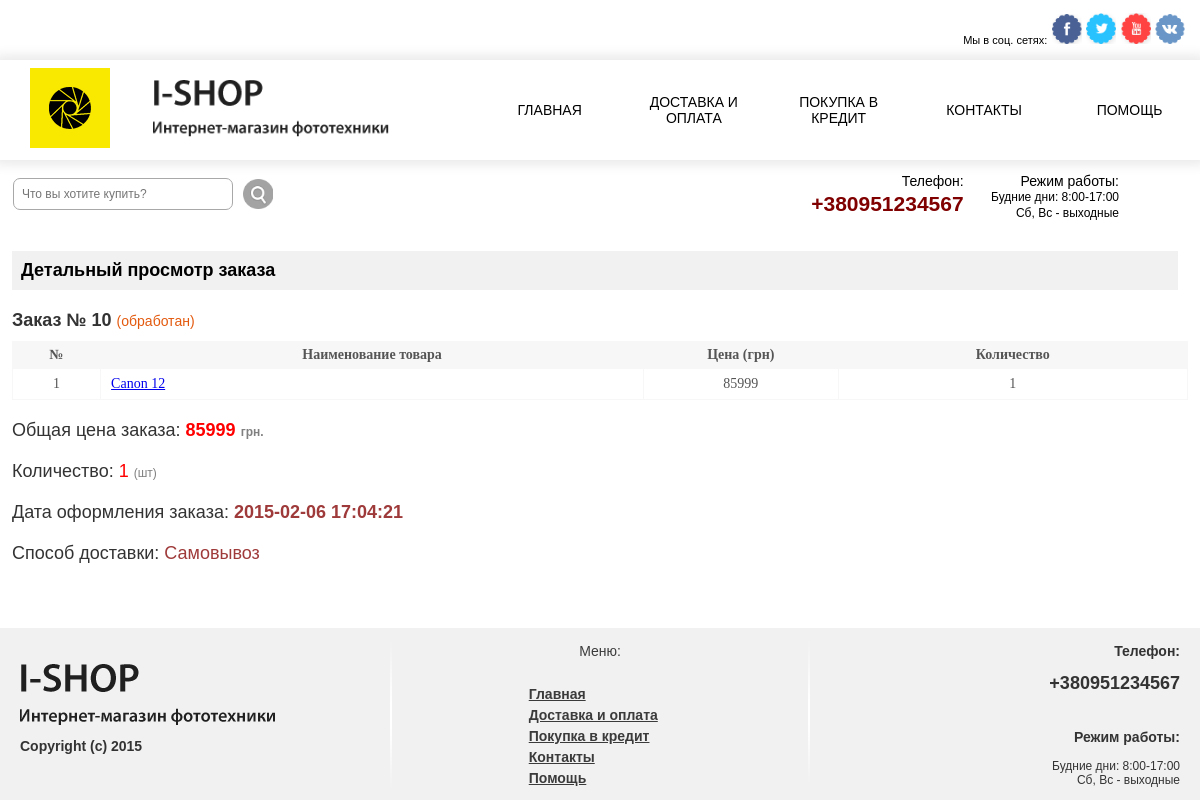
Page /?view=user_order&order_id=10 (signed in) on the committed database.
### tables this page shows
CREATE TABLE IF NOT EXISTS `page` (
  `page_id` tinyint(3) unsigned NOT NULL AUTO_INCREMENT,
  `title` varchar(255) NOT NULL,
  `keywords` varchar(255) NOT NULL,
  `description` varchar(255) NOT NULL,
  `position` tinyint(3) unsigned NOT NULL DEFAULT '0',
  `text` text NOT NULL,
  PRIMARY KEY (`page_id`)
);

CREATE TABLE IF NOT EXISTS `order_goods` (
  `order_goods_id` int(10) unsigned NOT NULL AUTO_INCREMENT,
  `order_id` int(11) unsigned NOT NULL,
  `goods_id` int(11) unsigned NOT NULL,
  `quantity` tinyint(3) unsigned NOT NULL,
  `name` varchar(255) NOT NULL,
  `price` float NOT NULL,
  PRIMARY KEY (`order_goods_id`)
);

CREATE TABLE IF NOT EXISTS `order` (
  `order_id` int(10) unsigned NOT NULL AUTO_INCREMENT,
  `customer_id` int(11) unsigned NOT NULL,
  `data` datetime NOT NULL,
  `delivery_id` tinyint(3) unsigned NOT NULL,
  `payment_id` tinyint(11) unsigned NOT NULL,
  `address` varchar(255) NOT NULL,
  `status` enum('0','1') NOT NULL DEFAULT '0',
  `comment` text NOT NULL,
  PRIMARY KEY (`order_id`)
);

CREATE TABLE IF NOT EXISTS `delivery` (
  `delivery_id` tinyint(4) unsigned NOT NULL AUTO_INCREMENT,
  `name` varchar(255) NOT NULL,
  `delivery_price` varchar(255) NOT NULL,
  PRIMARY KEY (`delivery_id`)
);

### www/controller/controller.php (called while the page is built, shortened)
<?php
$pages = pages();
$view = empty($_GET['view']) ? 'leader' : $_GET['view'];
switch($view){
    case('user_order'):
        $order_id = abs((int)$_GET['order_id']);
        if($order_id){
            $user_order = show_order1($order_id);
            if($user_order[0]['status']){
                $state = "обработан";
            }else{
                $state = "необработан";
            }
        }
    break;
}
require_once TEMPLATE.'index.php';

### www/index.php (called while the page is built, shortened)
<?php
require_once CONTROLLER;

### www/model/model.php (called while the page is built, shortened)
<?php
function pages(){
    $query = "SELECT page_id, title FROM page ORDER BY position";
    $res = mysql_query($query) or die(mysql_error());
    $pages = array();
    while($row = mysql_fetch_assoc($res)){
        $pages[] = $row;
    }
     return $pages;
}
function show_order1($order_id){
    $query = "SELECT order_goods.goods_id, order_goods.name, order_goods.price, order_goods.quantity,
                    `order`.data, `order`.comment, `order`.status,
                    memberships.name AS customer, memberships.email, memberships.phone, memberships.address,
                    delivery.name AS sposob
                    FROM order_goods
            LEFT JOIN `order`
                ON order_goods.order_id = `order`.order_id
            LEFT JOIN memberships
                ON memberships.customer_id = `order`.customer_id
            LEFT JOIN delivery
                ON delivery.delivery_id = `order`.delivery_id
                    WHERE order_goods.order_id = $order_id";
    $res = mysql_query($query) or die(mysql_error());
    $show_order = array();
    while($row = mysql_fetch_assoc($res)){
        $show_order[] = $row;
    }
    return $show_order;
}

### www/views/ishop/user_order.php (the view, shortened to what this page needs)
<div id="content-order">
<h2>Детальный просмотр заказа</h2>
<?php if($_SESSION['auth']):  ?>
<?php if ($user_order):?>
<h3><b>Заказ № <?=$order_id?> </b><span style="color: #e35a0f; font-size:14px;">(<?=$state?>)</span></h3>
<p>
<table class="tabl" cellspacing="1">
    <tr>
        <th class="number">№ </th>
        <th class="str_name" style="width: 280px;">Наименование товара</th>
        <th class="str_sort">Цена (грн)</th>
        <th class="str_action">Количество</th>
    </tr>
    <?php $i = 1; $total_sum = 0; $total_quantity = 0;?>
    <?php foreach($user_order as $item):?>
    <tr>
        <td><?=$i?></td>
        <td class="name_page"><a href="?view=product&goods_id=<?=$item['goods_id']?>"><?=$item['name']?></a></td>
        <td><?=$item['price']?></td>
        <td><?=$item['quantity']?></td>
    </tr>
    <?php   $i++;
            $total_sum += $item['price'] * $item['quantity'];
            $total_quantity += $item['quantity'];?>
    <?php endforeach;?>
</table>
<h3>Общая цена заказа: <b><span style="color: red;"><?=$total_sum?>&nbsp;</span><span style="color: grey; font-size:12px;">грн.</span></b></h3>
<h3>Количество: <span style="color: red;"><?=$total_quantity?>&nbsp;</span><span style="color: grey; font-size:12px;">(шт)</span></h3>
<h3>Дата оформления заказа: <span style="color: #9f3a3a;font-weight:bold;"><?=$item['data']?></h3>
<h3>Способ доставки: <span style="color: #9f3a3a;"><?=$item['sposob']?></h3>
<br /><br /><br />
<?php else:?>
    <p class="card_null">У Вас пока нет заказов.</p>
<?php endif;?>
    <?php else:?>
    <p class="card_null">Авторизируйтесь! </p>
    <?php endif;?>
</div>

### www/views/ishop/include/header.php (shortened to what this page needs)
<!DOCTYPE html PUBLIC "-//W3C//DTD XHTML 1.0 Transitional//EN" "http://www.w3.org/TR/xhtml1/DTD/xhtml1-transitional.dtd">
<html xmlns="http://www.w3.org/1999/xhtml">
<head>
<link rel="stylesheet" type="text/css" href="<?=TEMPLATE?>style.css" />
<link rel="stylesheet" type="text/css" href="<?=TEMPLATE?>css/cloud-zoom.css" />
</head>
<body>
<div class="main">
<div class="header">
    <div class="head-link">
    <span style="display: inline-block; font-size: 11px; text-align:right;">Мы в соц. сетях:<br /></span>
        <a href="https://www.facebook.com/" title="Facebook" target="_blank"><img src="<?=TEMPLATE?>img/icon-fb.png" /></a>
        <a href="https://www.twitter.com/" title="Twitter" target="_blank"><img src="<?=TEMPLATE?>img/icon-twitter.png" /></a>
        <a href="https://youtube.com/" title="Youtube" target="_blank"><img src="<?=TEMPLATE?>img/icon-yt.png" /></a>
        <a href="https://vk.com/" title="Vk" target="_blank"><img src="<?=TEMPLATE?>img/icon-vk.png" /></a>
    </div>
       <div class="head">
       	<div class="logo-head">
           <a href="/"><img class="logo" src="<?=TEMPLATE?>img/logo.png" alt="Интернет магазин фототехники"/> </a>
	       <a href="/"><img class="slogan" src="<?=TEMPLATE?>img/slogan1.png" alt=""/></a>
        </div>
        <div class="menu">
            <ul>
            <li class="menu-item"><a href="<?=PATH?>">Главная</a></li>
            <?php if($pages): ?>
                <?php foreach($pages as $item):?>
                <li class="menu-item"><a href="?view=page&amp;page_id=<?=$item['page_id']?>"><?=$item['title']?></a></li>
                <?php endforeach; ?>
            <?php endif; ?>
            </ul>
        </div>
        </div>
    <div class="head-contact">
		<p><strong>Телефон:</strong><br/><span>+380951234567</span></p>
		<p><strong>Режим работы:</strong><br/> Будние дни: 8:00-17:00 <br/> Сб, Вс - выходные</p>
	</div>
    <div class="search-head-div">
	<form method="get">
		<ul class="search-head">
    		<li><input type="text" name="search" id="quickquery" placeholder="Что вы хотите купить?" />
    		</li>
    		<li><input id="img" type="image" class="search-btn" src="<?=TEMPLATE?>img/btn-search.png" title="Поиск" /></li>
		</ul>
	</form>
    </div>
	</div>

### www/views/ishop/include/footer.php (shortened to what this page needs)
   <div class="footer">
   		<div class="flogo">
        	<a href="/"><img src="<?=TEMPLATE?>img/slogan1.png" alt="Интернет-магазин фототехники" /></a>
<p>Copyright (c) 2015</p>
        </div>
        <div class="fphone">
            <h2>Телефон:</h2><br />
            <h1>+380951234567</h1>
            <h2>Режим работы:</h2><br/>
            <p>Будние дни: 8:00-17:00 <br/>
            Сб, Вс - выходные</p>
        </div>
        <div class="fmenu">
        	<p>Меню:</p>
            <ul>
<li><a href="<?=PATH?>">Главная</a></li>
    <?php if($pages): ?>
        <?php foreach($pages as $item):?>
        <li><a href="?view=page&amp;page_id=<?=$item['page_id']?>"><?=$item['title']?></a></li>
        <?php endforeach; ?>
    <?php endif; ?>
            </ul>
        </div>
   </div>

### www/views/ishop/style.css (style rules this page uses)
* { margin:0; padding:0; }
img { border:none; }
ul, ol, li { list-style:none; list-style-position: outside; }
body { background:#fff; //background: url(img/body.png) repeat; font-family: Verdana, Geneva, sans-serif; }
.main { background:#fff; min-width:980px; max-width:1200px; margin: 0 auto; }
.header { //overflow: hidden; //background: url(img/head-bg.png) repeat; color:#000; padding-top: 60px; }
.logo, .slogan { float:left; }
.logo { margin:8px 0 0 30px; }
.slogan { margin:4% 0 0 3px; height: 60%; margin-left:9%; vertical-align:middle; }
.head { //background:url(img/menu-bg.png) top repeat-x; background-color: white; box-shadow:0 0 10px 5px rgba(221, 221, 221, 0.6); width: 100%; height: 100px; }
.head-link { float:right; margin:-47px 15px -5px 0!important }
.head-link img { width:30px; }
.logo-head { float: left; width: 40%; height: inherit; margin-bottom: 15px; }
.menu { margin-left: 40%; width: 60%; height: inherit; display:table-row; list-style:none; }
.menu-item { box-sizing: border-box; border-left: 1px; height: inherit; }
.menu ul { height:inherit; }
.menu li { height:inherit; display:table-cell; width:auto; text-align:center; height: 60px; background: url(img/menu-border.png) right top no-repeat; vertical-align:middle; padding: 0 10px 0 10px; }
.menu ul li:first-child { border-left:none; }
.menu ul li:last-child { border-right:none; }
.menu li a { display:block; width:1000px; height:100px; vertical-align:middle; display:table-cell; font:14px Verdana, Geneva, sans-serif; //color:#fff; color:#000; text-transform: uppercase; text-decoration:none; }
.head-contact { float:right; text-align:right; margin:0 6px 0 0; padding:1% 6% 1% 1%; }
.head-contact p { font-size:12px; font-family:Verdana, Arial, sans-serif; line-height:1.3; margin:0 3px 3px 0; padding-left: 20px; display: inline-table; }
.head-contact p strong { font-size:14px; font-weight:normal; }
.head-contact p span { font-size:21px; font-weight:bold; color:maroon; }
.search-head { list-style:none; width:305px; height:39px; margin: 30px 1% 0 0; left:15px; }
#quickquery { padding:8px 0 8px 8px; border: 1px solid #a8a8a8; margin: 3px 10px 6px 13px; width: 210px; font-size: 12px; border-radius:7px; }
.search-head li { float:left; margin-top: -15px; margin-bottom: 5px; }
.search-btn { margin: 4px 9px 0 0px; height:30px; }
.tabl { background:#f7f7f7; width:100%; font:14px Tahoma; color:#555555; margin:0 0 20px 0; }
.tabl th { padding:5px 0; }
.tabl td { background:#fff; text-align:center; padding:7px 10px; }
.number { width:45px; }
.str_name { width:; }
.str_sort { width:100px; }
.str_action { width:180px; }
.name_page { text-align:left!important; }
.footer { //background: #9f3a3a url(img/footer-bg.png) top repeat-x; background:#f1f1f1; overflow:hidden; //color:rgba(255, 255, 255, 0.6); color:#333!important; }
.flogo { float:left; padding:35px 0 0 20px; width:31%; height:140px; background: url(img/footer-border.png) right top no-repeat; background-size: contain; }
.flogo p { margin:10px 0 0 0; font:bold 14px Verdana, Geneva, sans-serif; }
.fphone { float:right; text-align:right; font:12px Verdana, geneva, sans-serif; padding:15px 20px 10px 0; width:31%; background: url(img/footer-border.png) left top no-repeat; background-size: contain; }
.fphone h2 { font-size:14px; //color:white; }
.fphone h1 { font-size:18px; margin-bottom:35px; }
.fmenu { font-size:14px; overflow:hidden; margin:0 auto 0 auto; padding:15px 0 0 0; width:33%; height:160px; }
.fmenu p { text-align:center; color:#3B3B3B; }
.fmenu ul { margin:27px 27px 27px 32%; padding:0 0 15px 0; float:left; list-style:none; }
.fmenu ul li { margin:0 0 5px 0; }
.fmenu ul a { //color:rgba(255, 255, 255, 0.6); color:#3B3B3B; font-weight:bold; }
#content-order { width:98%; margin:0 auto; color:#333; padding:0 6px; }
#content-order h2 { text-align:left; font-size:18px; font-weight:bold; margin:15px 10px 20px 0; //color:#982f2f; color:#000; //border:1px solid #e1e1e1; padding:9px; background-color: #f1f1f1; }
#content-order h3 { font-size:18px; margin:20px 0 10px 0; font-weight:normal; }

### rows in the picture
page: title "ДОСТАВКА И ОПЛАТА", title "Доставка и оплата"
page: title "ПОКУПКА В КРЕДИТ", title "Покупка в кредит"
page: title "КОНТАКТЫ", title "Контакты"
page: title "ПОМОЩЬ", title "Помощь"
order_goods: order.status "обработан", name "Canon 12", price "85999", quantity "1", order.data "2015-02-06 17:04:21", delivery.name "Самовывоз"

### other values in the picture
$order_id "10"
$total_sum "85999"
$total_quantity "1"
